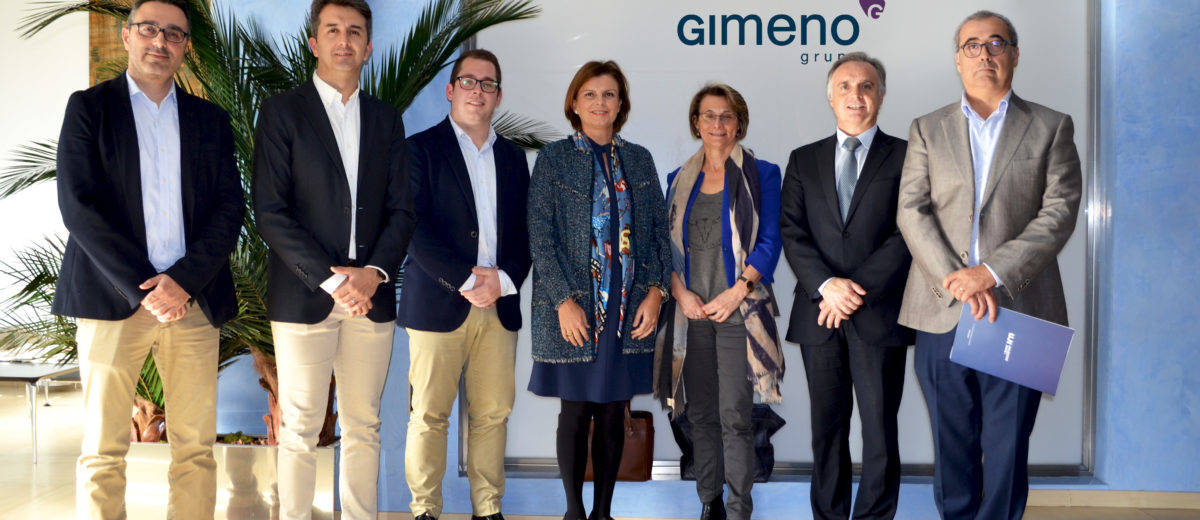
#> input picture exercices/opencv/Flavio/01-read-image/persons.jpg, 1200 x 520 px, given in place of the camera
$ python main.py
#> lines starting #> are read from the running program, lines starting #| are printed output that depends on the picture; after the words box and inside, x2 and y2 are one past the last pixel; in counts of white or black regions, pixels touching at a corner belong together
import cv2
import numpy as np


rect = {'x' :280,'y' : 50, 'w' : 300, 'h':300}

color = (0,255,255)
color_punto = (0,255,0)

bg = None
bgROI= None

#Verde
verdeBajo = np.array([36, 100, 20], np.uint8)
verdeAlto = np.array([70, 255, 255], np.uint8)

naranjaBajo = np.array([11, 100, 20], np.uint8)
naranjaAlto = np.array([19, 255, 255], np.uint8)

cap=cv2.VideoCapture(0)
while True:
    ret,frame=cap.read()
#> frame is the input picture: shape (520, 1200, 3); mean B, G, R 121, 116.7, 117.8
    if ret==True:
        # Grayscale
        cv2.rectangle(frame,(rect['x'],rect['y'] ),(rect['x']+rect['w'] ,rect['y']+rect['h']),color,1)
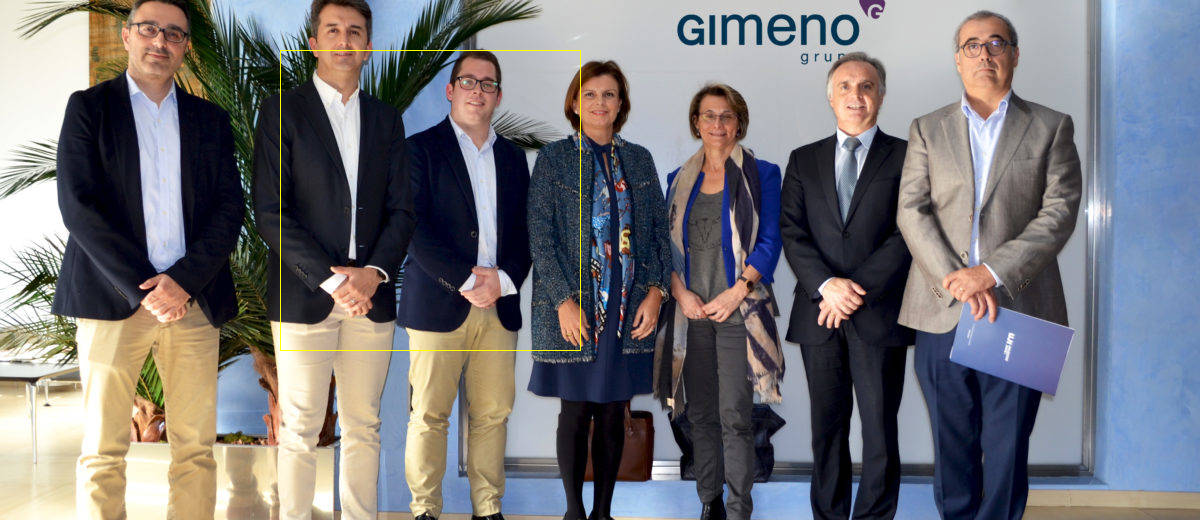
#> frame: shape (520, 1200, 3); 0.19% of pixels changed, all inside (x1, y1, x2, y2) = (280, 50, 581, 351)
        ROI = frame[rect['y']:rect['x'],rect['y']+rect['h']:rect['x']+rect['w']]
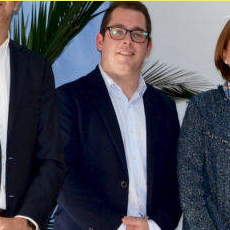
#> ROI: shape (230, 230, 3); mean B, G, R 84.7, 74.1, 73.1
        # grayROI=cv2.cvtColor(ROI,cv2.COLOR_RGB2GRAY)
        imageHSV = cv2.cvtColor(ROI, cv2.COLOR_BGR2HSV)
#> imageHSV: shape (230, 230, 3); mean H, S, V 98.4, 123.8, 93.2
        mask = cv2.inRange(imageHSV, naranjaBajo, naranjaAlto)
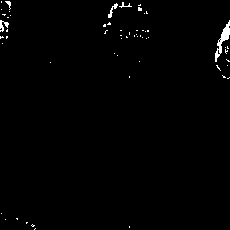
#> mask: shape (230, 230); 0.97% white; 58 white regions (53 under 20 px)
        cnts = cv2.findContours(mask, cv2.RETR_EXTERNAL, cv2.CHAIN_APPROX_SIMPLE)[0] #Reemplaza por 1, si tienes OpenCV3
#> cnts = 58 contours, 55 with area under 20; largest, box (x1, y1, x2, y2) and area: (215, 20, 230, 62) 161, (0, 20, 9, 32) 28, (108, 3, 118, 18) 28
        cnts = sorted(cnts,key=cv2.contourArea,reverse=True)[:1]
#> cnts = 1 contour; box (x1, y1, x2, y2) and area: (215, 20, 230, 62) 161

        for cnt in cnts:
            hull2 = cv2.convexHull(cnt)
            # defects = cv2.convexityDefects(cnt,hull2)

            cv2.drawContours(ROI,[hull2],0,(255,0,0),2)

            epsilon = 0.01*cv2.arcLength(hull2,True)
            approx = cv2.approxPolyDP(hull2,epsilon,True)
            # print(approx)ii

            for p in approx:
                cv2.circle(ROI,(p[0][0],p[0][1]),5,color_punto,-1)
#> this loop made 1 pass
#> epsilon on pass 1: 0.893
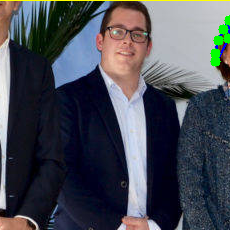
#> ROI: shape (230, 230, 3); 0.91% of pixels changed, all inside (x1, y1, x2, y2) = (210, 15, 230, 67)


        # [26 lines of commented-out code are left out]

        cv2.imshow('ROI',ROI)
        cv2.imshow('frame',frame)
        k = cv2.waitKey(20)
#> (key Esc is pressed here)
        if k == ord('i'):
            bg = cv2.cvtColor(frame,cv2.COLOR_BGR2GRAY)
            bgROI = bg[rect['y']:rect['x'],rect['y']+rect['h']:rect['x']+rect['w']]
        if k == 27:
            break

cap.release()
cv2.destroyAllWindows()
